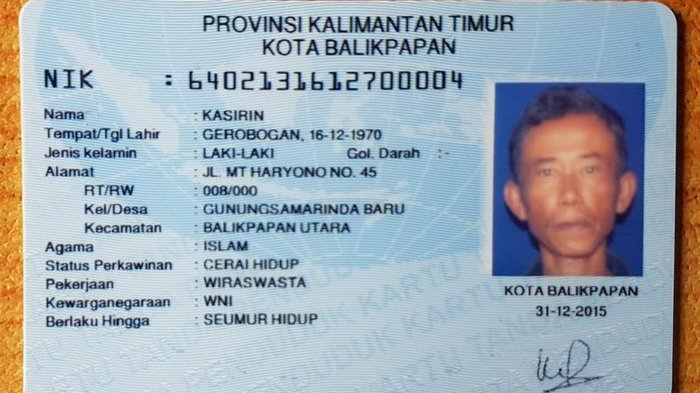
#> input picture dataset/KTP/11.jpg, 700 x 393 px, given as the content of the folder None, which was not available
$ python StoreRawImages.py
#> lines starting #> are read from the running program, lines starting #| are printed output that depends on the picture; pictures that were not available may be replaced by others from this repository, and a replacement may not be noted
import os
import cv2
import argparse


def store_raw_images(negtives_data_path, write_dir):
#> called with negtives_data_path = 'None', write_dir = 'None'
    fnames = os.listdir(negtives_data_path)

    for fname in fnames:
        full_path = os.path.join(negtives_data_path, fname)

        image = cv2.imread(full_path, cv2.IMREAD_GRAYSCALE)
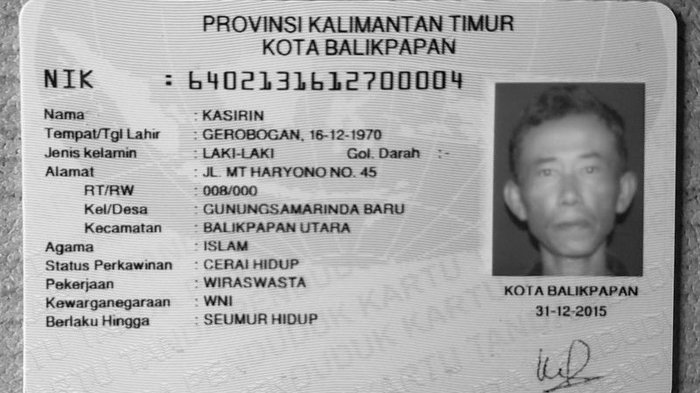
#> image: shape (393, 700); min 0, max 255, mean 168.1
        resized_images = cv2.resize(image, (100, 100))
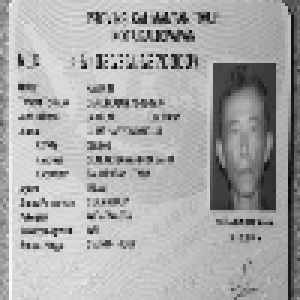
#> resized_images: shape (100, 100) (shown 3 times larger); min 9, max 254, mean 168.5

        cv2.imwrite(write_dir + fname, resized_images)


if __name__ == '__main__':
    argparser = argparse.ArgumentParser(description=__doc__)
    argparser.add_argument(
        '-sp', '--savepath',
        default='None',
        help='Path directory of dataset')
    argparser.add_argument(
        '-wd', '--writedir',
        default='None',
        help='Path directory of store directory')
    args = argparser.parse_args()
    store_raw_images(args.savepath, args.writedir)

$ run again, on dataset/KTP/12.jpg
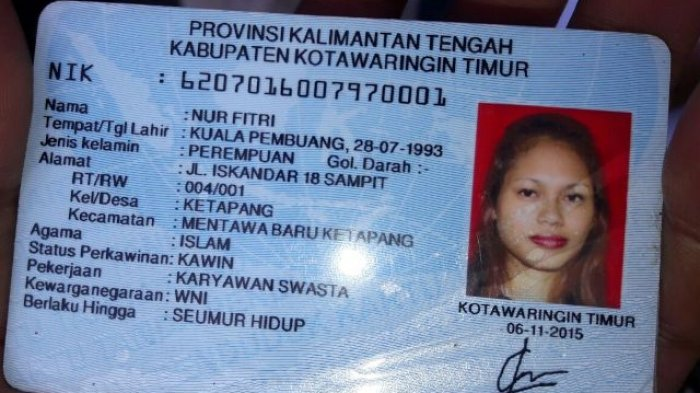
#> input picture dataset/KTP/12.jpg, 700 x 393 px, given as the content of the folder None, which was not available
#> in store_raw_images, `image = cv2.imread(full_path, cv2.IMREAD_GRAYSCALE)`:
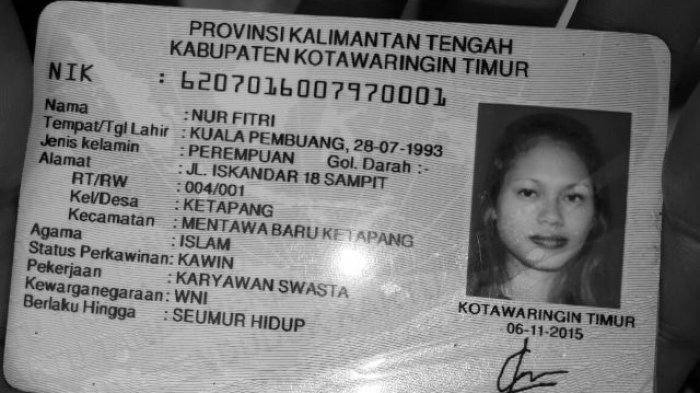
#> image: shape (393, 700); min 0, max 255, mean 124
#> in store_raw_images, `resized_images = cv2.resize(image, (100, 100))`:
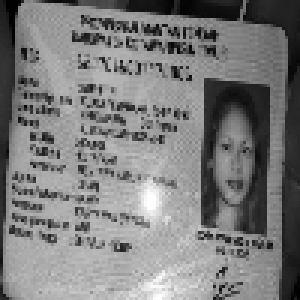
#> resized_images: shape (100, 100) (shown 3 times larger); min 0, max 255, mean 123.8

$ run again, on dataset/KTP/13.jpg
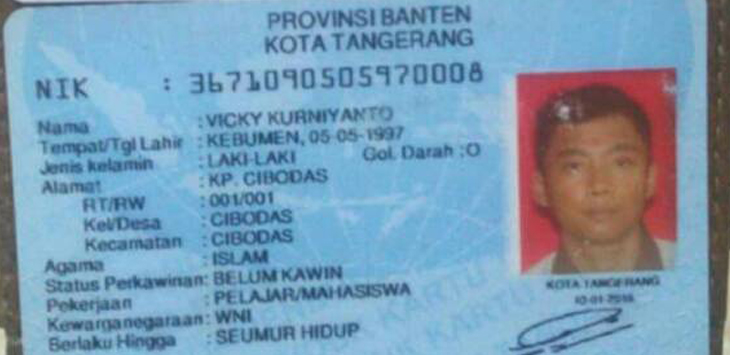
#> input picture dataset/KTP/13.jpg, 730 x 355 px, given as the content of the folder None, which was not available
#> in store_raw_images, `image = cv2.imread(full_path, cv2.IMREAD_GRAYSCALE)`:
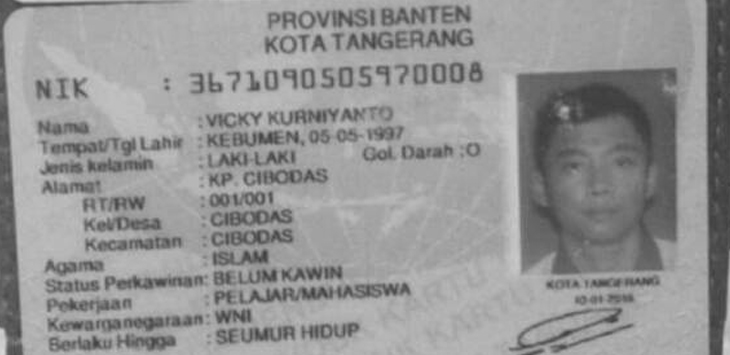
#> image: shape (355, 730); min 57, max 215, mean 148.3
#> in store_raw_images, `resized_images = cv2.resize(image, (100, 100))`:
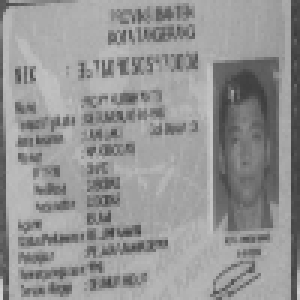
#> resized_images: shape (100, 100) (shown 3 times larger); min 59, max 210, mean 148
